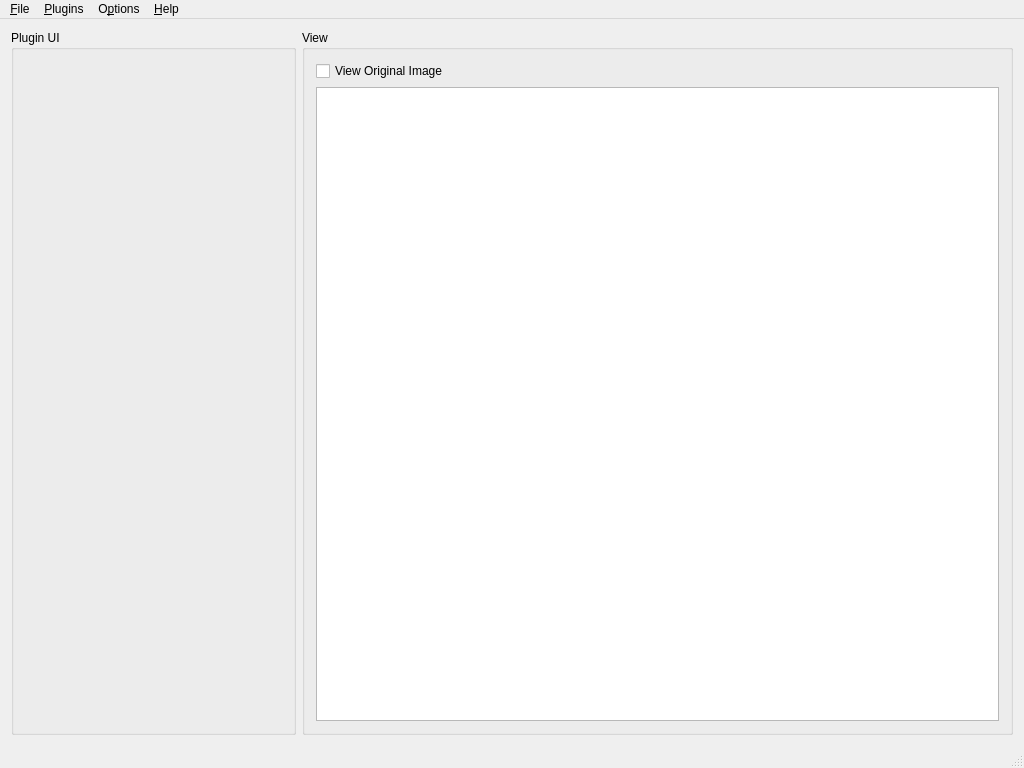
<?xml version="1.0" encoding="UTF-8"?>
<ui version="4.0">
 <class>MainWindow</class>
 <widget class="QMainWindow" name="MainWindow">
  <property name="geometry">
   <rect>
    <x>0</x>
    <y>0</y>
    <width>1024</width>
    <height>768</height>
   </rect>
  </property>
  <property name="minimumSize">
   <size>
    <width>1024</width>
    <height>768</height>
   </size>
  </property>
  <property name="windowTitle">
   <string>Computer Vision</string>
  </property>
  <widget class="QWidget" name="centralWidget">
   <layout class="QGridLayout" name="gridLayout">
    <item row="0" column="0">
     <layout class="QGridLayout" name="gridLayout_2" columnstretch="2,5">
      <item row="0" column="0">
       <widget class="QGroupBox" name="pluginGroup">
        <property name="title">
         <string>Plugin UI</string>
        </property>
        <layout class="QGridLayout" name="gridLayout_4">
         <item row="0" column="0">
          <layout class="QVBoxLayout" name="mPluginLayout"/>
         </item>
        </layout>
       </widget>
      </item>
      <item row="0" column="1">
       <widget class="QGroupBox" name="groupBox">
        <property name="title">
         <string>View</string>
        </property>
        <layout class="QGridLayout" name="gridLayout_6">
         <item row="1" column="0">
          <widget class="QGraphicsView" name="graphicsView"/>
         </item>
         <item row="0" column="0">
          <layout class="QHBoxLayout" name="horizontalLayout">
           <item>
            <widget class="QCheckBox" name="mViewOriginalCheckBox">
             <property name="text">
              <string>View Original Image</string>
             </property>
            </widget>
           </item>
          </layout>
         </item>
        </layout>
       </widget>
      </item>
     </layout>
    </item>
   </layout>
  </widget>
  <widget class="QStatusBar" name="statusBar"/>
  <widget class="QMenuBar" name="menuBar">
   <property name="geometry">
    <rect>
     <x>0</x>
     <y>0</y>
     <width>1024</width>
     <height>22</height>
    </rect>
   </property>
   <widget class="QMenu" name="mMenuFile">
    <property name="title">
     <string>&amp;File</string>
    </property>
    <addaction name="actionOpenImage"/>
    <addaction name="separator"/>
    <addaction name="actionSaveImage"/>
    <addaction name="separator"/>
    <addaction name="actionExit"/>
   </widget>
   <widget class="QMenu" name="mMenuPlugins">
    <property name="title">
     <string>&amp;Plugins</string>
    </property>
   </widget>
   <widget class="QMenu" name="mMenuOptions">
    <property name="title">
     <string>O&amp;ptions</string>
    </property>
    <addaction name="actionLanguage"/>
    <addaction name="actionTheme"/>
   </widget>
   <widget class="QMenu" name="mMenuHelp">
    <property name="title">
     <string>&amp;Help</string>
    </property>
    <addaction name="actionAboutQt"/>
   </widget>
   <addaction name="mMenuFile"/>
   <addaction name="mMenuPlugins"/>
   <addaction name="mMenuOptions"/>
   <addaction name="mMenuHelp"/>
  </widget>
  <action name="actionOpenImage">
   <property name="text">
    <string>&amp;Open Image</string>
   </property>
   <property name="shortcut">
    <string>Ctrl+O</string>
   </property>
  </action>
  <action name="actionSaveImage">
   <property name="text">
    <string>&amp;Save Image</string>
   </property>
   <property name="shortcut">
    <string>Ctrl+S</string>
   </property>
  </action>
  <action name="actionExit">
   <property name="text">
    <string>E&amp;xit</string>
   </property>
  </action>
  <action name="actionAboutQt">
   <property name="text">
    <string>&amp;About Qt</string>
   </property>
  </action>
  <action name="actionLanguage">
   <property name="text">
    <string>Language</string>
   </property>
  </action>
  <action name="actionTheme">
   <property name="text">
    <string>Theme</string>
   </property>
  </action>
  <action name="action_Camera">
   <property name="text">
    <string>&amp;Camera</string>
   </property>
  </action>
 </widget>
 <layoutdefault spacing="6" margin="11"/>
 <resources/>
 <connections/>
</ui>
